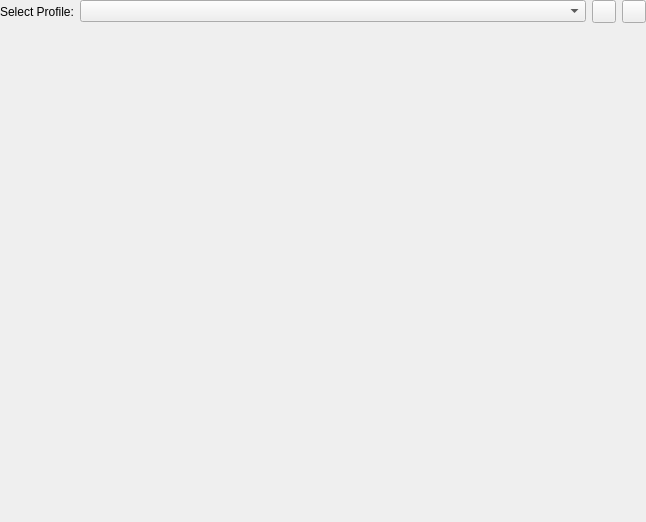
<?xml version="1.0" encoding="UTF-8"?>
<ui version="4.0">
 <class>KCMWacomTabletWidget</class>
 <widget class="QWidget" name="KCMWacomTabletWidget">
  <property name="geometry">
   <rect>
    <x>0</x>
    <y>0</y>
    <width>646</width>
    <height>522</height>
   </rect>
  </property>
  <property name="windowTitle">
   <string>Graphic Tablet Settings</string>
  </property>
  <property name="locale">
   <locale language="English" country="UnitedKingdom"/>
  </property>
  <layout class="QVBoxLayout" name="verticalLayout">
   <property name="margin">
    <number>0</number>
   </property>
   <item>
    <layout class="QHBoxLayout" name="profileLayout">
     <item>
      <widget class="QLabel" name="profileLabel">
       <property name="text">
        <string>Select Profile:</string>
       </property>
       <property name="buddy">
        <cstring>profileSelector</cstring>
       </property>
      </widget>
     </item>
     <item>
      <widget class="KComboBox" name="profileSelector">
       <property name="sizePolicy">
        <sizepolicy hsizetype="Expanding" vsizetype="Fixed">
         <horstretch>0</horstretch>
         <verstretch>0</verstretch>
        </sizepolicy>
       </property>
      </widget>
     </item>
     <item>
      <widget class="KAnimatedButton" name="addProfileButton">
       <property name="toolTip">
        <string>Creates a new default profile</string>
       </property>
       <property name="text">
        <string/>
       </property>
       <property name="toolButtonStyle">
        <enum>Qt::ToolButtonIconOnly</enum>
       </property>
       <property name="icons">
        <string>document-new</string>
       </property>
      </widget>
     </item>
     <item>
      <widget class="KAnimatedButton" name="delProfileButton">
       <property name="toolTip">
        <string>Deletes the current profile</string>
       </property>
       <property name="icons">
        <string>edit-delete-page</string>
       </property>
      </widget>
     </item>
    </layout>
   </item>
   <item>
    <widget class="KTabWidget" name="deviceTabWidget">
     <property name="documentMode">
      <bool>true</bool>
     </property>
    </widget>
   </item>
  </layout>
 </widget>
 <customwidgets>
  <customwidget>
   <class>KAnimatedButton</class>
   <extends>QToolButton</extends>
   <header>kanimatedbutton.h</header>
  </customwidget>
  <customwidget>
   <class>KComboBox</class>
   <extends>QComboBox</extends>
   <header>kcombobox.h</header>
  </customwidget>
  <customwidget>
   <class>KTabWidget</class>
   <extends>QTabWidget</extends>
   <header>ktabwidget.h</header>
   <container>1</container>
  </customwidget>
 </customwidgets>
 <tabstops>
  <tabstop>profileSelector</tabstop>
  <tabstop>addProfileButton</tabstop>
  <tabstop>delProfileButton</tabstop>
  <tabstop>deviceTabWidget</tabstop>
 </tabstops>
 <resources/>
 <connections/>
</ui>
